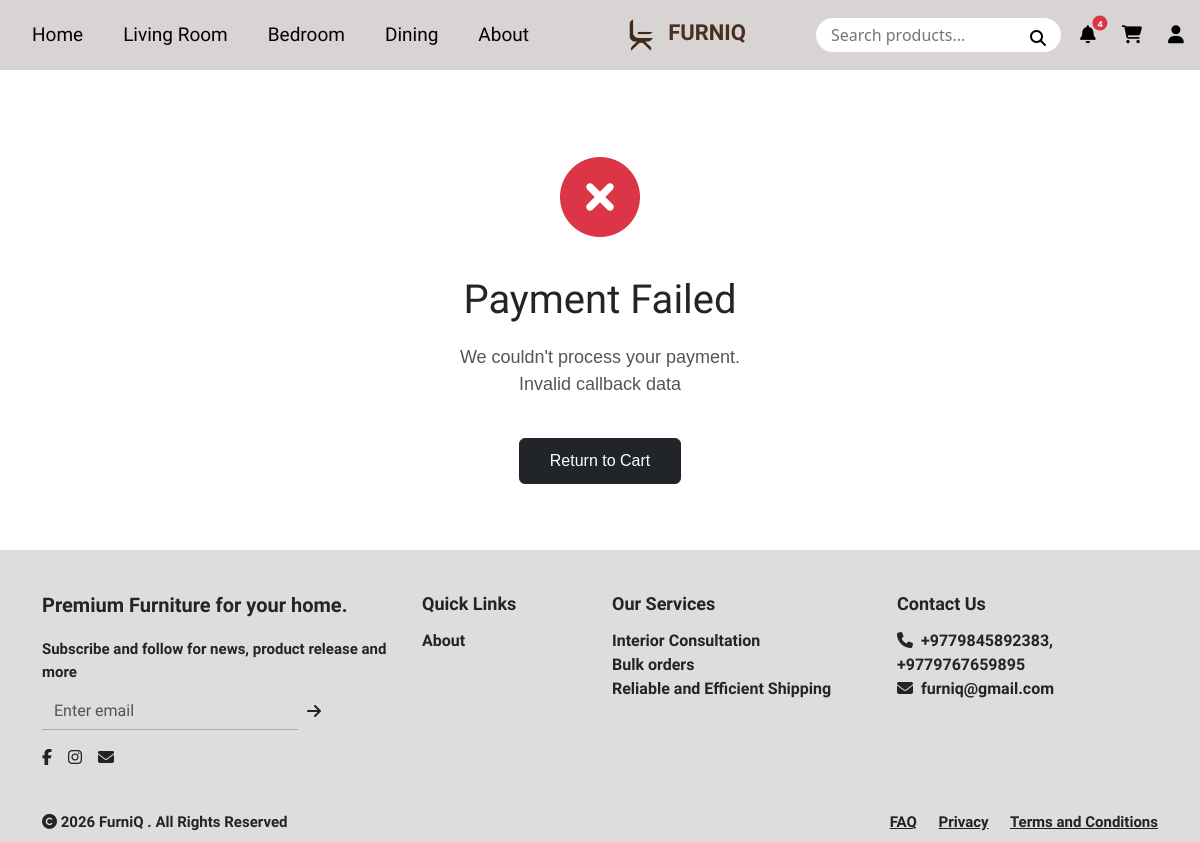
Page /esewa-callback/ (signed in) on the committed database.
### inventory/models.py (models this page shows, shortened)
class WebsiteContent(models.Model):
    header_title = models.CharField(max_length=100, default='FurniQ')
    footer_text = models.TextField(default='Premium Furniture for your home.')
    footer_address = models.CharField(max_length=255, default='Kathmandu, Nepal')
    contact_email = models.EmailField(default='info@furniq.com')
    contact_phone = models.CharField(max_length=20, default='+977 12345678')
    featured_title = models.CharField(max_length=200, default='Lush Collection 2026')
    featured_subtitle = models.CharField(max_length=200, default='Discover the Art of Living')
    featured_image = models.ImageField(upload_to='site_assets/', null=True, blank=True)
    about_title = models.CharField(max_length=100, default='Our Story')
    about_content = models.TextField(default='We craft furniture with love and precision.')
    about_image = models.ImageField(upload_to='site_assets/', null=True, blank=True)
    created_at = models.DateTimeField(auto_now=True)

### inventory/views.py (the view, shortened to what this page needs)
# urls.py: path('esewa-callback/', views.esewa_callback, name='esewa_callback'),
@csrf_exempt
def esewa_callback(request):
    if request.GET.get('status') == 'failed':
        return render(request, 'inventory/payment_failed.html', {'message': 'eSewa Payment Failed or Cancelled'})
    data_encoded = request.GET.get('data')
    transaction_uuid = request.GET.get('transaction_uuid')
    callback_amount = None
    if not transaction_uuid:
        return render(request, 'inventory/payment_failed.html', {'message': 'Invalid callback data'})

### custom_admin/context_processors.py (called while the page is built)
def admin_context(request):
    context = {}
    if request.user.is_authenticated and request.user.is_staff:
        if request.user.is_superuser:
            pending_staff = Profile.objects.filter(
                is_approved=False,
                user__is_staff=True
            ).count()
            context['pending_staff'] = pending_staff
    return context

### inventory/context_processors.py (called while the page is built)
def global_context(request):
    context = {}
    context['site_content'] = WebsiteContent.objects.first()
    if request.user.is_authenticated:
        context['saved_count'] = SavedItem.objects.filter(user=request.user).count()
        unread_notifs = Notification.objects.filter(user=request.user, is_read=False).order_by('-created_at')
        context['notif_count'] = unread_notifs.count()
        context['notifications'] = unread_notifs[:5]
    else:
        context['saved_count'] = 0
        context['notif_count'] = 0
        context['notifications'] = []
    return context

### inventory/templates/inventory/payment_failed.html
{% extends 'inventory/base.html' %}
{% load static %}
{% block content %}
<div class="container text-center py-5"
    style="min-height: 60vh; display: flex; flex-direction: column; justify-content: center; align-items: center;">
    <div style="font-size: 80px; color: #dc3545; margin-bottom: 20px;">
        <i class="fa fa-times-circle"></i>
    </div>
    <h1 style="font-family: 'Italiana', serif; margin-bottom: 20px;">Payment Failed</h1>
    <p style="font-family: 'Josefin Sans', sans-serif; font-size: 18px; color: #555;">
        We couldn't process your payment. <br>
        {{ message|default:"Please try again or select a different payment method." }}
    </p>
    <a href="{% url 'cart' %}" class="btn btn-dark mt-4"
        style="font-family: 'Josefin Sans', sans-serif; padding: 10px 30px;">
        Return to Cart
    </a>
</div>
{% endblock %}

### inventory/templates/inventory/base.html (shortened to what this page needs)
{% load static %}
<!DOCTYPE html>
<html lang="en">
<head>
    <link href="https://cdn.jsdelivr.net/npm/bootstrap@5.3.0/dist/css/bootstrap.min.css" rel="stylesheet">
    <link rel="stylesheet" href="https://cdnjs.cloudflare.com/ajax/libs/font-awesome/6.5.0/css/all.min.css">
    <link rel="stylesheet" href="{% static 'css/styles.css' %}">
</head>
<body>
    <nav class="navbar navbar-expand-lg navbar-custom">
        <div class="container-fluid">
            <ul class="navbar-nav flex-row">
                <li class="nav-item"><a class="nav-link" href="{% url 'home' %}">Home</a></li>
                <li class="nav-item"><a class="nav-link" href="{% url 'livingroom' %}">Living Room</a></li>
                <li class="nav-item"><a class="nav-link" href="{% url 'bedroom' %}">Bedroom</a></li>
                <li class="nav-item"><a class="nav-link" href="{% url 'dining' %}">Dining</a></li>
                <li class="nav-item"><a class="nav-link" href="{% url 'about' %}">About</a></li>
            </ul>
            <a class="navbar-brand mx-auto text-center" href="{% url 'home' %}" align-items="center">
                <img src="{% static 'images/FurniQ.png' %}" alt="Logo" height="40"
                    class="d-inline-block align-text-center">
                <span class="logo-text">{{ site_content.header_title|default:"FURNIQ"|upper }}</span>
            </a>
            <div class="d-flex align-items-center">
                <form action="{% url 'search_results' %}" method="GET" class="position-relative">
                    <div class="position-relative">
                        <input type="text" name="q" class="search-bar" placeholder="Search products...">
                        <button type="submit"
                            style="background:none; border:none; position:absolute; right:15px; top:8px; padding:0;">
                            <i class="fa fa-search"></i>
                        </button>
                    </div>
                </form>
                <div class="nav-icons-container">
                    <div class="dropdown">
                        <button class="dropdown-trigger position-relative" data-bs-toggle="dropdown"
                            aria-expanded="false">
                            <i class="fa fa-bell"></i>
                            {% if notif_count > 0 %}
                            <span
                                class="position-absolute top-0 start-100 translate-middle badge rounded-pill bg-danger"
                                style="font-size: 9px; padding: 3px 5px;">
                                {{ notif_count }}
                            </span>
                            {% endif %}
                        </button>
                    </div>
                    <a href="{% url 'cart' %}" class="icon-btn position-relative">
                        <i class="fa fa-shopping-cart"></i>
                    </a>
                    {% if user.is_authenticated %}
                    <div class="dropdown">
                        <button class="dropdown-trigger" data-bs-toggle="dropdown" aria-expanded="false">
                            <i class="fa fa-user"></i>
                        </button>
                    </div>
                    {% else %}
                    <a href="{% url 'user' %}" class="icon-btn"><i class="fa fa-user"></i></a>
                    {% endif %}
                </div>
            </div>
        </div>
    </nav>
    <div style="min-height: 50vh;">
        {% block content %}
        {% endblock %}
    </div>
    <footer style="background:#dedcdc; padding:40px 0 0 0; font-family:'Italiana',serif;">
        <div class="container">
            <div class="row">
                <div class="col-md-4 mb-4">
                    <div style="font-size:20px; margin-bottom:18px; font-weight:bold;">{{ site_content.footer_text|default:"Where comfort meets class." }}</div>
                    <div style="font-size:15px; margin-bottom:10px; font-weight:bold;">Subscribe and follow for news,
                        product release and more</div>
                    <form action="{% url 'subscribe' %}" method="POST" class="d-flex mb-3" style="max-width:280px;">
                        <input type="email" name="email" class="form-control rounded-0" placeholder="Enter email" required
                            style="border:none; border-bottom:1px solid #aaa; border-radius:0; background:transparent;">
                        <button type="submit" class="btn btn-link p-0 ms-2" style="color:#222; text-decoration:none;"><i
                                class="fa fa-arrow-right"></i></button>
                    </form>
                    <div>
                        <a href="#" style="color:#222; margin-right:12px;"><i class="fab fa-facebook-f"></i></a>
                        <a href="#" style="color:#222; margin-right:12px;"><i class="fab fa-instagram"></i></a>
                        <a href="#" style="color:#222;"><i class="fa fa-envelope"></i></a>
                    </div>
                </div>
                <div class="col-md-2 mb-4">
                    <div style="font-size:18px; margin-bottom:12px; font-weight:bold;">Quick Links</div>
                    <div style="font-size:16px; font-weight:bold;"><a href="{% url 'about' %}" style="text-decoration:none; color:inherit;">About</a></div>
                </div>
                <div class="col-md-3 mb-4">
                    <div style="font-size:18px; margin-bottom:12px; font-weight:bold;">Our Services</div>
                    <div style="font-size:16px; font-weight:bold;">Interior Consultation</div>
                    <div style="font-size:16px; font-weight:bold;">Bulk orders</div>
                    <div style="font-size:16px; font-weight:bold;">Reliable and Efficient Shipping</div>
                </div>
                <div class="col-md-3 mb-4">
                    <div style="font-size:18px; margin-bottom:12px; font-weight:bold;">Contact Us</div>
                    <div style="font-size:16px; font-weight:bold;"><i class="fa fa-phone me-2"></i>{{ site_content.contact_phone|default:"+977 979-9999999" }}
                    </div>
                    <div style="font-size:16px; font-weight:bold;"><i class="fa fa-envelope me-2"></i>{{ site_content.contact_email|default:"furniq@gmail.com" }}</div>
                </div>
            </div>
            <div class="row border-top pt-3 pb-2" style="font-size:15px; font-weight:bold;">
                <div class="col-md-6 text-start">
                    <span><i class="fa fa-copyright"></i> 2026 {{ site_content.header_title|default:"FurniQ" }} . All Rights Reserved</span>
                </div>
                <div class="col-md-6 text-end">
                    <a href="#" style="color:#222; margin-right:18px; font-weight:bold;">FAQ</a>
                    <a href="#" style="color:#222; margin-right:18px; font-weight:bold;">Privacy</a>
                    <a href="#" style="color:#222; font-weight:bold;">Terms and Conditions</a>
                </div>
            </div>
        </div>
    </footer>
</body>
</html>

### inventory/static/css/styles.css (style rules this page uses)
.navbar-custom { background-color: #d9d4d4; padding: 10px 0; }
.navbar-nav .nav-link { font-family: 'Italiana', serif; font-size: 19px; margin: 0 12px; color: black; }
.logo-text { font-weight: bold; font-family: 'Italiana', serif; font-size: 20px; color: #4b2e1e; }
.nav-icons-container { display: flex; align-items: center; gap: 20px; margin-left: 15px; }
.icon-btn, .dropdown-trigger { margin: 0; padding: 0; display: flex; align-items: center; justify-content: center; width: 24px; height: 24px; background: none; border: none; color: black; cursor: pointer; transition: transform 0.15s ease-in-out, color 0.3s ease-in-out; text-decoration: none; font-size: 18px; }
footer { background: #dedcdc; padding: 40px 0 0 0; font-family: 'Italiana', serif; }

### inventory/templates/inventory/base.html (style rules this page uses)
.navbar-custom { background-color: #d9d4d4; padding: 10px 0; }
.navbar-nav .nav-link { font-family: 'Italiana', serif; font-size: 19px; margin: 0 12px; color: black; }
.logo-text { font-weight: bold; font-family: 'Italiana', serif; font-size: 22px; color: #4b2e1e; }
.search-bar { border-radius: 50px; padding: 5px 15px; border: none; outline: none; width: 245px; }
.nav-icons-container { display: flex; align-items: center; gap: 20px; margin-left: 15px; }
.nav-icons-container .icon-btn, .nav-icons-container .dropdown-trigger { margin: 0 !important; padding: 0; display: flex; align-items: center; justify-content: center; width: 24px; height: 24px; background: none; border: none; color: black; transition: transform 0.15s ease-in-out, color 0.3s ease-in-out; cursor: pointer; }

### rows in the picture
WebsiteContent: header_title "FURNIQ", footer_text "Premium Furniture for your home.", contact_phone "+9779845892383, +9779767659895", contact_email "furniq@gmail.com", header_title "FurniQ"

### other values in the picture
{{ notif_count }} "4"
